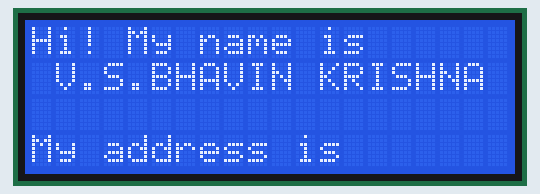
Recording of a sketch running on a simulated ESP32. Shown: 20×4 character LCD.

Above: at 0.2 s.
At 3.2 s:
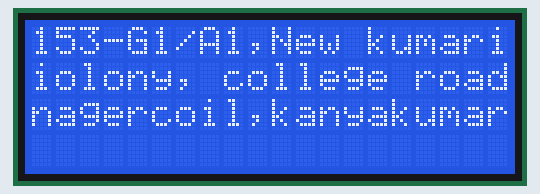
At 8.2 s:
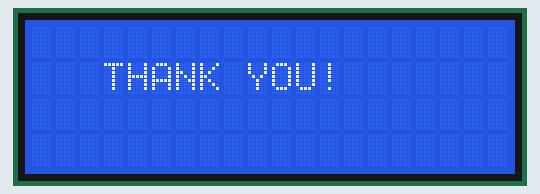

Measured:
- by itself, everything shown: repeats every 10.1 s, in 3 steps
- what the display in image 1 shows lasts 5.0 s, from 3.2 s to 8.2 s
- what the display in image 2 shows lasts 2.0 s, from 8.2 s to 10.2 s

The sketch:

sketch.ino
```cpp
#include <LiquidCrystal_I2C.h>
LiquidCrystal_I2C lcd(0x27,20,4);
void setup()
{
  lcd.init();
  lcd.backlight();
}
void loop()
{
  lcd.clear();
  lcd.setCursor(0,0);
  lcd.print("Hi! My name is");
  lcd.setCursor(1,1);
  lcd.print("V.S.BHAVIN KRISHNA");
  lcd.setCursor(0,3);
  lcd.print("My address is");
  delay(3000);
  lcd.clear();
  lcd.setCursor(0,0);
  lcd.print("153-G1/A1,New kumari");
  lcd.setCursor(0,1);
  lcd.print("colony, college road");
  lcd.setCursor(0,2);
  lcd.print("nagercoil,kanyakumari");
  delay(5000);
  lcd.clear();
  lcd.setCursor(3,1);
  lcd.print("THANK YOU!");
  delay(2000);
}
```
